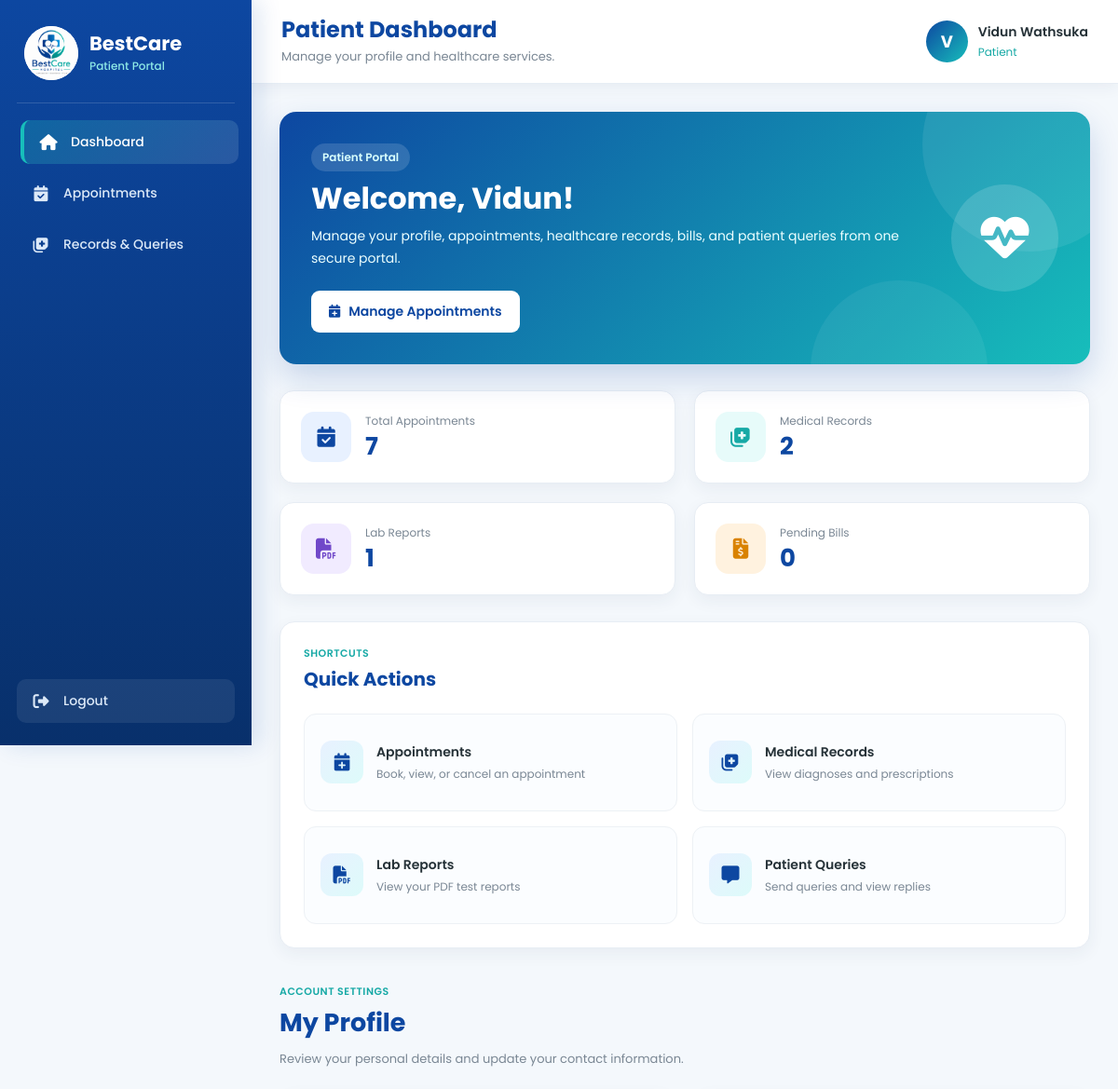
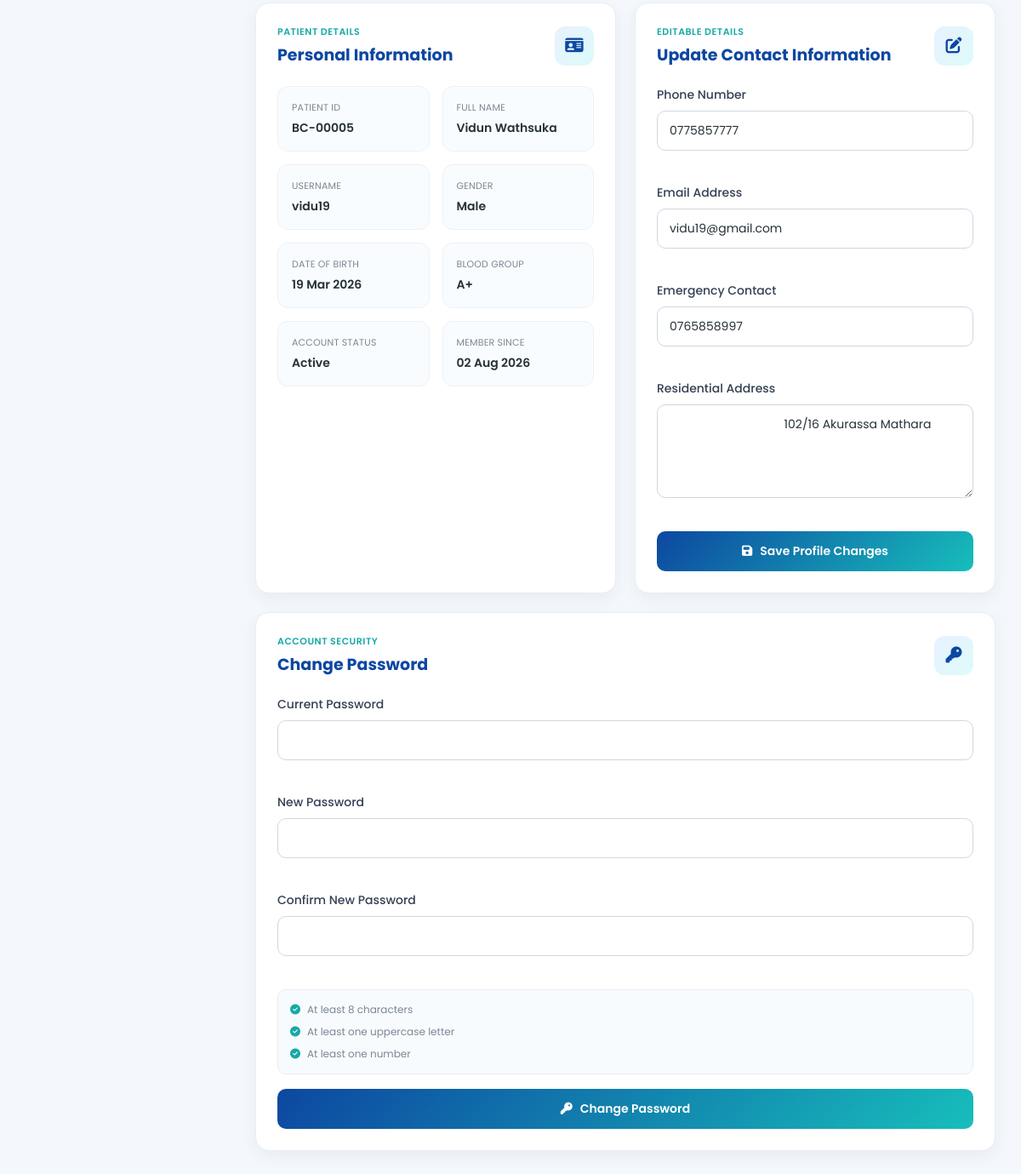
The page /patient_dashboard.php (signed in) on the database its author committed (2 pictures, top to bottom).
### tables this page shows
CREATE TABLE `patients` (
  `patient_id` int(11) NOT NULL,
  `user_id` int(11) NOT NULL,
  `first_name` varchar(50) NOT NULL,
  `last_name` varchar(50) NOT NULL,
  `gender` enum('Male','Female','Other') NOT NULL,
  `dob` date NOT NULL,
  `phone` varchar(15) NOT NULL,
  `email` varchar(100) NOT NULL,
  `address` text NOT NULL,
  `blood_group` varchar(5) NOT NULL,
  `emergency_contact` varchar(15) NOT NULL,
  `created_at` datetime NOT NULL DEFAULT current_timestamp()
);

CREATE TABLE `users` (
  `user_id` int(11) NOT NULL,
  `role_id` int(11) NOT NULL,
  `username` varchar(100) NOT NULL,
  `email` varchar(100) NOT NULL,
  `password` varchar(255) NOT NULL,
  `status` enum('Active','Inactive') NOT NULL DEFAULT 'Active',
  `created_at` datetime NOT NULL DEFAULT current_timestamp()
);

### patient_dashboard.php (the view, shortened to what the rows shown need)
<?php
require_once "db_process/includes/connection.php";
$userId = (int) $_SESSION["user_id"];
$patientSql = "
    SELECT
        p.patient_id,
        p.first_name,
        p.last_name,
        p.gender,
        p.dob,
        p.phone,
        p.email,
        p.address,
        p.blood_group,
        p.emergency_contact,
        p.created_at,
        u.username,
        u.status
    FROM patients p
    INNER JOIN users u
        ON p.user_id = u.user_id
    WHERE p.user_id = ?
    LIMIT 1
";
$patientStmt = mysqli_prepare($conn, $patientSql);
mysqli_stmt_bind_param(
    $patientStmt,
    "i",
    $userId
);
mysqli_stmt_execute($patientStmt);
$patientResult =
    mysqli_stmt_get_result($patientStmt);
$patient =
    mysqli_fetch_assoc($patientResult);
$patientId = (int) $patient["patient_id"];
$fullName =
    $patient["first_name"] .
    " " .
    $patient["last_name"];
$patientInitial = strtoupper(
    substr($patient["first_name"], 0, 1)
);
$formattedDob = !empty($patient["dob"])
    ? date("d M Y", strtotime($patient["dob"]))
    : "Not available";
$memberSince = !empty($patient["created_at"])
    ? date("d M Y", strtotime($patient["created_at"]))
    : "Not available";
?>
<!DOCTYPE html>
<html lang="en">
<head>
    <link rel="stylesheet" href="https://cdnjs.cloudflare.com/ajax/libs/font-awesome/6.7.2/css/all.min.css">
    <link rel="stylesheet" href="css/patient_dashboard.css">
</head>
<body>
<div class="patient-layout">
    <aside class="patient-sidebar" id="patientSidebar">
        <div class="sidebar-logo">
            <div>
                <h2>BestCare</h2>
            </div>
        </div>
    </aside>
    <div class="patient-main">
        <header class="patient-topbar">
            <div class="topbar-title">
                <h1>Patient Dashboard</h1>
            </div>
            <div class="patient-account">
                <div class="patient-avatar">
                    <?php
                    echo htmlspecialchars($patientInitial);
                    ?>
                </div>
                <div class="patient-account-text">
                    <strong>
                        <?php
                        echo htmlspecialchars($fullName);
                        ?>
                    </strong>
                    <span>Patient</span>
                </div>
            </div>
        </header>
        <main class="dashboard-content">
            <section class="welcome-banner">
                <div>
                    <span class="welcome-label">
                        Patient Portal
                    </span>
                    <h2>
                        Welcome,
                        <?php
                        echo htmlspecialchars(
                            $patient["first_name"]
                        );
                        ?>!
                    </h2>
                    <p>
                        Manage your profile, appointments,
                        healthcare records, bills, and patient
                        queries from one secure portal.
                    </p>
                    <a
                        href="patient_appointments.php" class="welcome-button">
                        <i class="fa-solid fa-calendar-plus"></i>
                        Manage Appointments
                    </a>
                </div>
            </section>
            <section class="dashboard-panel quick-actions-panel">
                <div class="panel-header">
                    <div>
                        <h2>Quick Actions</h2>
                    </div>
                </div>
            </section>
            <section class="dashboard-settings-section" id="profileSettings">
                <div class="section-title">
                    <h2>My Profile</h2>
                </div>
                <div class="settings-grid">
                    <article class="settings-card">
                        <div class="profile-information-grid">
                            <div class="profile-information-item">
                                <span>Patient ID</span>
                                <strong>
                                    BC-<?php
                                    echo str_pad(
                                        (string) $patientId,
                                        5,
                                        "0",
                                        STR_PAD_LEFT
                                    );
                                    ?>
                                </strong>
                            </div>
                            <div class="profile-information-item">
                                <span>Full Name</span>
                                <strong>
                                    <?php
                                    echo htmlspecialchars($fullName);
                                    ?>
                                </strong>
                            </div>
                            <div class="profile-information-item">
                                <span>Username</span>
                                <strong>
                                    <?php
                                    echo htmlspecialchars(
                                        $patient["username"]
                                    );
                                    ?>
                                </strong>
                            </div>
                            <div class="profile-information-item">
                                <span>Gender</span>
                                <strong>
                                    <?php
                                    echo htmlspecialchars(
                                        $patient["gender"]
                                    );
                                    ?>
                                </strong>
                            </div>
                            <div class="profile-information-item">
                                <span>Date of Birth</span>
                                <strong>
                                    <?php
                                    echo htmlspecialchars(
                                        $formattedDob
                                    );
                                    ?>
                                </strong>
                            </div>
                            <div class="profile-information-item">
                                <span>Blood Group</span>
                                <strong>
                                    <?php
                                    echo htmlspecialchars(
                                        $patient["blood_group"]
                                    );
                                    ?>
                                </strong>
                            </div>
                            <div class="profile-information-item">
                                <span>Account Status</span>
                                <strong>
                                    <?php
                                    echo htmlspecialchars(
                                        $patient["status"]
                                    );
                                    ?>
                                </strong>
                            </div>
                            <div class="profile-information-item">
                                <span>Member Since</span>
                                <strong>
                                    <?php
                                    echo htmlspecialchars(
                                        $memberSince
                                    );
                                    ?>
                                </strong>
                            </div>
                        </div>
                    </article>
                    <article class="settings-card">
                        <form
                            action="db_process/patient_profile_process.php"
                            method="POST"
                            id="profileForm"
                            class="dashboard-form"
                            novalidate
                        >
                            <div class="dashboard-form-group">
                                <label for="phone">
                                    Phone Number
                                </label>
                                <input
                                    type="tel"
                                    id="phone"
                                    name="phone"
                                    maxlength="15"
                                    inputmode="numeric"
                                    value="<?php
                                    echo htmlspecialchars(
                                        $patient["phone"]
                                    );
                                    ?>"
                                    required
                                >
                                <small class="field-error"></small>
                            </div>
                            <div class="dashboard-form-group">
                                <label for="email">
                                    Email Address
                                </label>
                                <input
                                    type="email"
                                    id="email"
                                    name="email"
                                    maxlength="100"
                                    value="<?php
                                    echo htmlspecialchars(
                                        $patient["email"]
                                    );
                                    ?>"
                                    required
                                >
                                <small class="field-error"></small>
                            </div>
                            <div class="dashboard-form-group">
                                <label for="emergency_contact">
                                    Emergency Contact
                                </label>
                                <input
                                    type="tel"
                                    id="emergency_contact"
                                    name="emergency_contact"
                                    maxlength="15"
                                    inputmode="numeric"
                                    value="<?php
                                    echo htmlspecialchars($patient["emergency_contact"]);
                                    ?>"
                                    required
                                >
                                <small class="field-error"></small>
                            </div>
                            <div class="dashboard-form-group">
                                <label for="address">
                                    Residential Address
                                </label>
                                <textarea id="address" name="address" rows="4" maxlength="500" required>
                                    <?php
                                    echo htmlspecialchars($patient["address"]);
                                    ?>
                                </textarea>
                                <small class="field-error"></small>
                            </div>
                        </form>
                    </article>
                </div>
            </section>
        </main>
    </div>
</div>
</body>
</html>

### rows shown on the page
patients: first_name "V", fullName "Vidun Wathsuka", first_name "Vidun", patient_id "00005", user.username "vidu19", gender "Male", dob "19 Mar 2026", blood_group "A+", user.status "Active", created_at "02 Aug 2026", phone "0775857777", email "vidu19@gmail.com", emergency_contact "0765858997", address "102/16 Akurassa Mathara"

### other values the page prints
$appointmentCount "7"
$medicalRecordCount "2"
$labReportCount "1"
$pendingBillCount "0"
